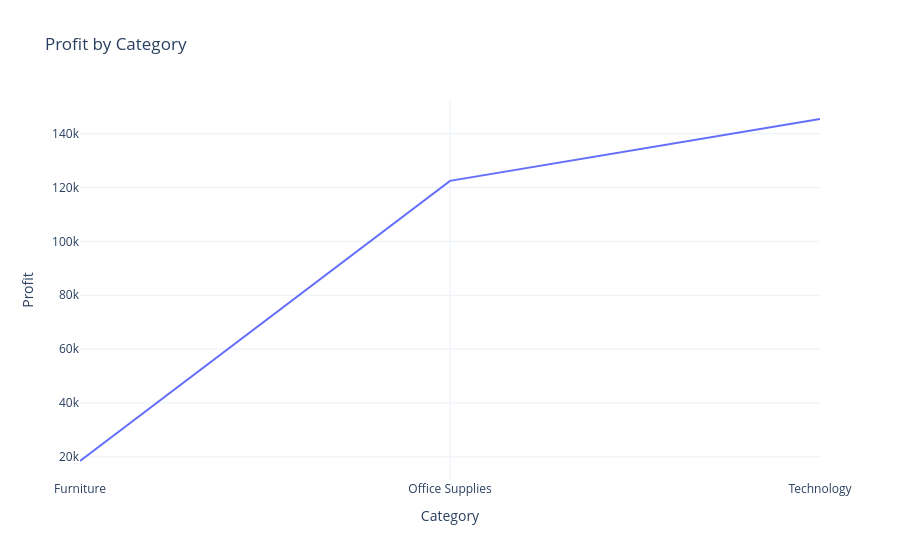

The notebook cell this image was saved under:
### Code cell
#Profit by Category
Profit_by_category=data.groupby('Category')['Profit'].sum().reset_index()
print(Profit_by_category)
#Plot graph
fig=px.line(Profit_by_category,x='Category',y='Profit',title='Profit by Category')
fig.show()

### Figure 1 — Plotly figure (JSON) as saved in the notebook; plotly's stock layout.template omitted (floating-point values rounded to 4 significant figures)
{"data": [{"hovertemplate": "Category=%{x}<br>Profit=%{y}<extra></extra>", "legendgroup": "", "line": {"color": "#636efa", "dash": "solid"}, "marker": {"symbol": "circle"}, "mode": "lines", "name": "", "orientation": "v", "showlegend": false, "type": "scatter", "x": ["Furniture", "Office Supplies", "Technology"], "xaxis": "x", "y": [18450.0, 122500.0, 145500.0], "yaxis": "y"}], "layout": {"legend": {"tracegroupgap": 0}, "title": {"text": "Profit by Category"}, "xaxis": {"anchor": "y", "domain": [0, 1], "title": {"text": "Category"}}, "yaxis": {"anchor": "x", "domain": [0, 1], "title": {"text": "Profit"}}}}
